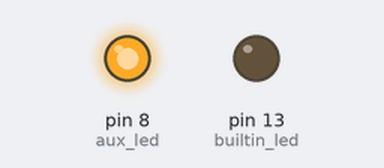
Simulated run of this sketch. Board: Arduino Nano, built with avr-gcc and run on an emulated ATmega328P. Parts: output pins drawn as LEDs (lit = HIGH).

Above: at 4.0 s.
At 20.0 s:
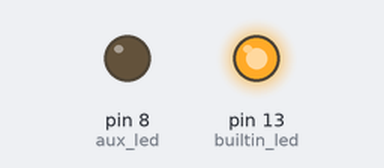
At 28.0 s:
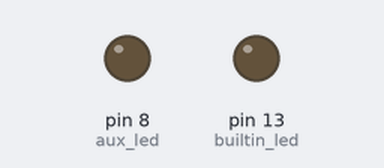
Timing chart, 0 to 41.6 s (numbered marks = the images above):
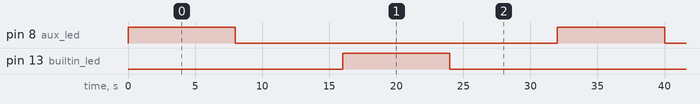

Measured:
- by itself, pin 8 (aux_led), pin 13 (builtin_led): alternates HIGH for 8.0 s and LOW for 24.0 s
- by itself, everything shown: repeats every 32.0 s, in 4 steps

The sketch:

LowPower.ino
```cpp
#include <Arduino.h>
#include <LowPower.h>

int builtin_led = 13;
int aux_led = 8;

// Results:
//  Arduino Nano (328):
//   powered with regulated 5V over VIN/GND: 12.8mA (builtin LED on), 14.6mA (LED off), 5.2mA powerDown mode
//   powered over 5V/GND: 24.2mA, 20.8mA, 7.7mA
//  Arduino Leonardo:
//   VIN/GND: 25.7mA, 27.4mA, 7.6mA
//   5V/GND: 36.3mA, 38.3mA, 9.5mA

void setup()
{
	pinMode(builtin_led, OUTPUT);
	pinMode(aux_led, OUTPUT);
}

void loop()
{
	digitalWrite(aux_led, HIGH);
	delay(8000);
	digitalWrite(aux_led, LOW);
	delay(8000);
	digitalWrite(builtin_led, HIGH);
	delay(8000);
	digitalWrite(builtin_led, LOW);
	LowPower.powerDown(SLEEP_8S, ADC_OFF, BOD_OFF);
}
```
